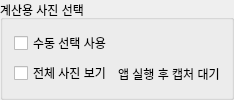
<ui version="4.0">
  <class>Form</class>
  <widget class="QGroupBox" name="group">
    <property name="title">
      <string>계산용 사진 선택</string>
    </property>
    <property name="minimumSize">
      <size>
        <width>0</width>
        <height>0</height>
      </size>
    </property>
    <property name="maximumSize">
      <size>
        <width>16777215</width>
        <height>16777215</height>
      </size>
    </property>
    <layout class="QVBoxLayout" name="formLayout">
      <property name="leftMargin">
        <number>11</number>
      </property>
      <property name="topMargin">
        <number>11</number>
      </property>
      <property name="rightMargin">
        <number>11</number>
      </property>
      <property name="bottomMargin">
        <number>11</number>
      </property>
      <property name="spacing">
        <number>6</number>
      </property>
      <item>
        <widget class="QCheckBox" name="calibration_manual_selection_checkbox">
          <property name="text">
            <string>수동 선택 사용</string>
          </property>
          <property name="toolTip">
            <string>끄면 기존처럼 균등 분산 자동 선택을 사용합니다. 켜면 아래에서 체크한 쌍만 계산에 사용합니다.</string>
          </property>
          <property name="minimumSize">
            <size>
              <width>0</width>
              <height>0</height>
            </size>
          </property>
          <property name="maximumSize">
            <size>
              <width>16777215</width>
              <height>16777215</height>
            </size>
          </property>
        </widget>
      </item>
      <item>
        <layout class="QHBoxLayout" name="filter_row">
          <property name="leftMargin">
            <number>0</number>
          </property>
          <property name="topMargin">
            <number>0</number>
          </property>
          <property name="rightMargin">
            <number>0</number>
          </property>
          <property name="bottomMargin">
            <number>0</number>
          </property>
          <property name="spacing">
            <number>6</number>
          </property>
          <item>
            <widget class="QCheckBox" name="calibration_show_all_pairs_checkbox">
              <property name="text">
                <string>전체 사진 보기</string>
              </property>
              <property name="toolTip">
                <string>기본값은 Workstation 실행 이후 저장된 pair만 표시합니다. 켜면 calibration root의 기존 pair까지 모두 표시합니다.</string>
              </property>
              <property name="minimumSize">
                <size>
                  <width>0</width>
                  <height>0</height>
                </size>
              </property>
              <property name="maximumSize">
                <size>
                  <width>16777215</width>
                  <height>16777215</height>
                </size>
              </property>
            </widget>
          </item>
          <item>
            <widget class="QLabel" name="calibration_pair_picker_summary">
              <property name="text">
                <string>앱 실행 후 캡처 대기</string>
              </property>
              <property name="wordWrap">
                <bool>false</bool>
              </property>
              <property name="minimumSize">
                <size>
                  <width>0</width>
                  <height>0</height>
                </size>
              </property>
              <property name="maximumSize">
                <size>
                  <width>16777215</width>
                  <height>16777215</height>
                </size>
              </property>
            </widget>
          </item>
        </layout>
      </item>
    </layout>
  </widget>
  <resources />
  <connections />
</ui>
